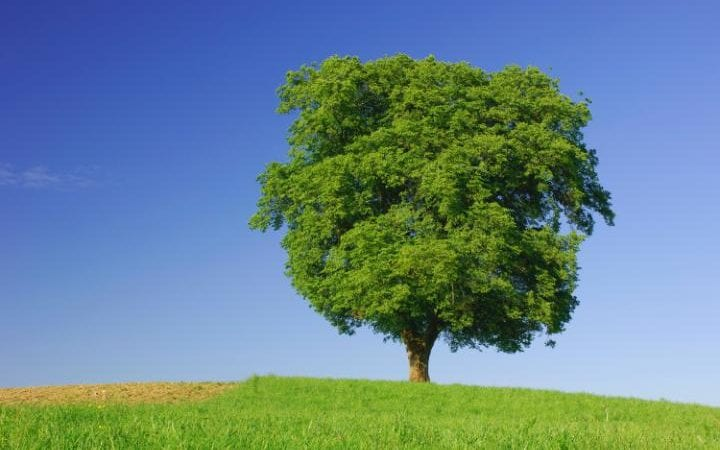
#> input picture filters/tree.jpg, 720 x 450 px
$ python sharpening.py
#> lines starting #> are read from the running program, lines starting #| are printed output that depends on the picture
import cv2
import numpy as np
img = cv2.imread('tree.jpg')
#> img is the input picture: shape (450, 720, 3); mean B, G, R 141.3, 133.7, 103.1
cv2.imshow('Original', img)
# generating the kernels. These two look artificially edged
kernel_sharpen_1 = np.array([[-1,-1,-1], [-1,9,-1], [-1,-1,-1]])
kernel_sharpen_2 = np.array([[1,1,1], [1,-7,1], [1,1,1]])

# this kernel is an approximate Gaussian kernel. Looks more natural
kernel_sharpen_3 = np.array([[-1,-1,-1,-1,-1],
[-1,2,2,2,-1],
[-1,2,8,2,-1],
[-1,2,2,2,-1],
[-1,-1,-1,-1,-1]]) / 8.0
# applying different kernels to the input image
output_1 = cv2.filter2D(img, -1, kernel_sharpen_1)
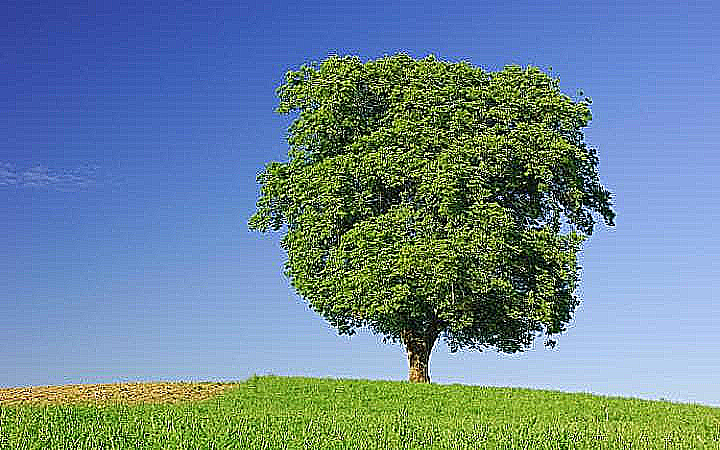
#> output_1: shape (450, 720, 3); mean B, G, R 149.2, 134.8, 107
output_2 = cv2.filter2D(img, -1, kernel_sharpen_2)
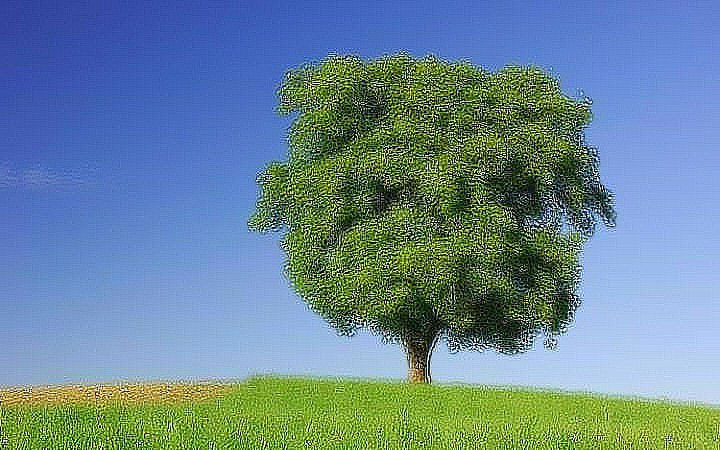
#> output_2: shape (450, 720, 3); mean B, G, R 146.6, 134.5, 105.5
output_3 = cv2.filter2D(img, -1, kernel_sharpen_3)
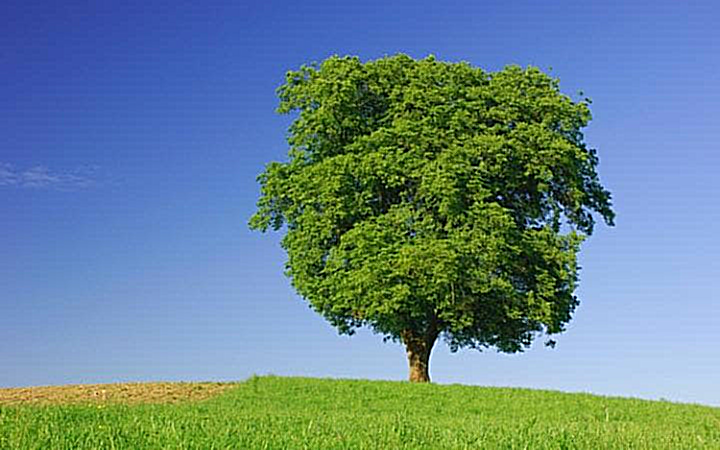
#> output_3: shape (450, 720, 3); mean B, G, R 142, 133.7, 103.3
cv2.imshow('Sharpening', output_1)
cv2.imshow('Excessive Sharpening', output_2)
cv2.imshow('Edge Enhancement', output_3)
cv2.waitKey(0)

$ run again, with filters/input.jpg copied over filters/tree.jpg
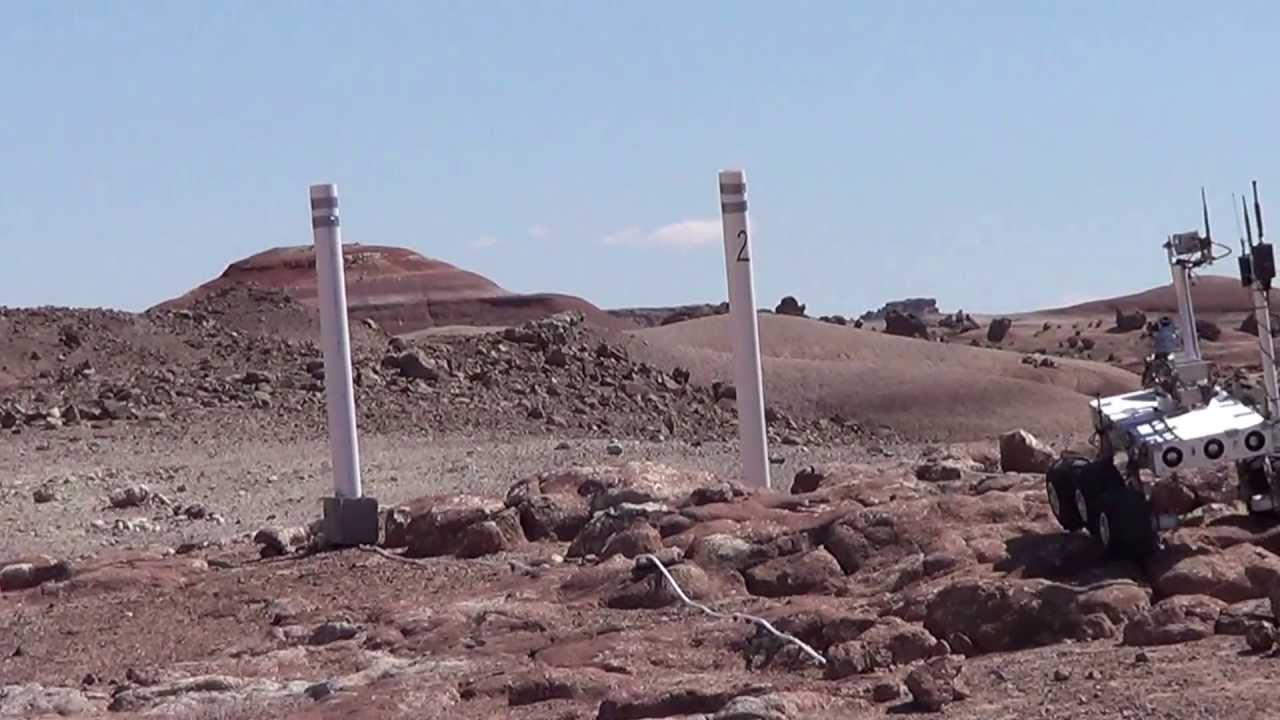
#> input picture filters/input.jpg, 1280 x 720 px
#> img is the input picture: shape (720, 1280, 3); mean B, G, R 145.9, 133.3, 137.7
#> `output_2 = cv2.filter2D(img, -1, kernel_sharpen_2)`:
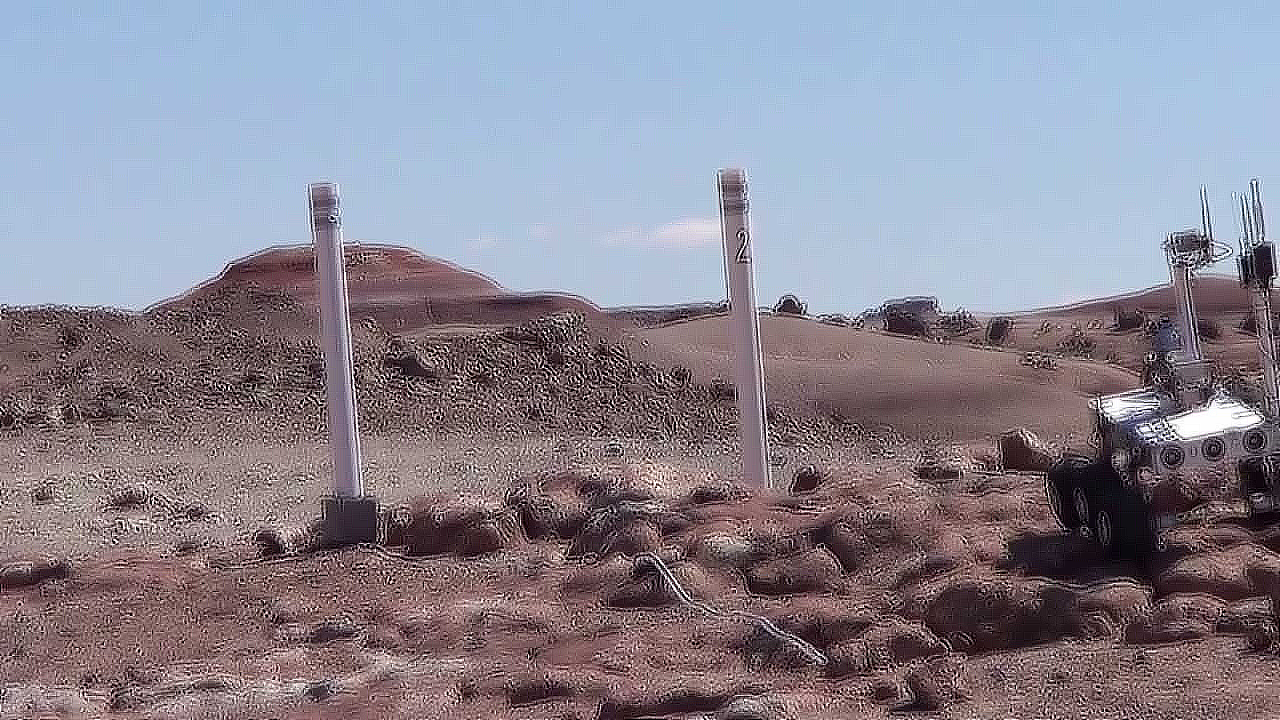
#> output_2: shape (720, 1280, 3); mean B, G, R 146.3, 133.8, 137.8
#> `output_3 = cv2.filter2D(img, -1, kernel_sharpen_3)`:
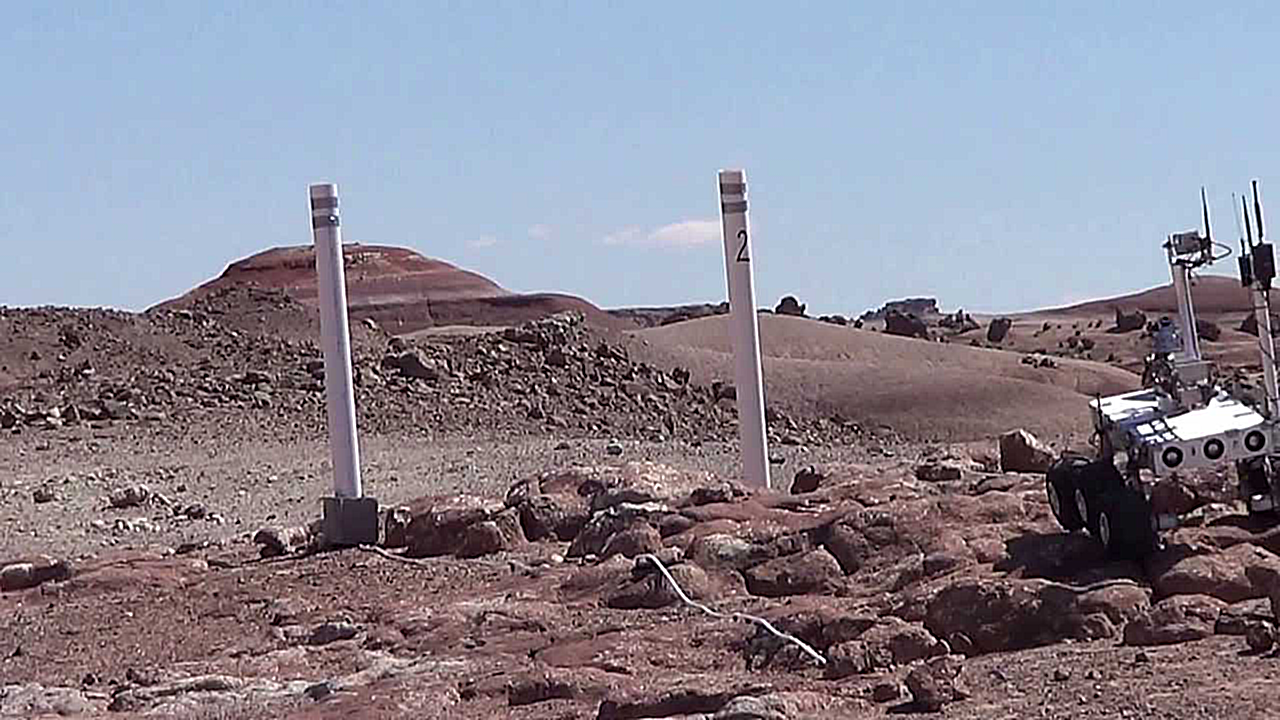
#> output_3: shape (720, 1280, 3); mean B, G, R 146, 133.5, 137.6
